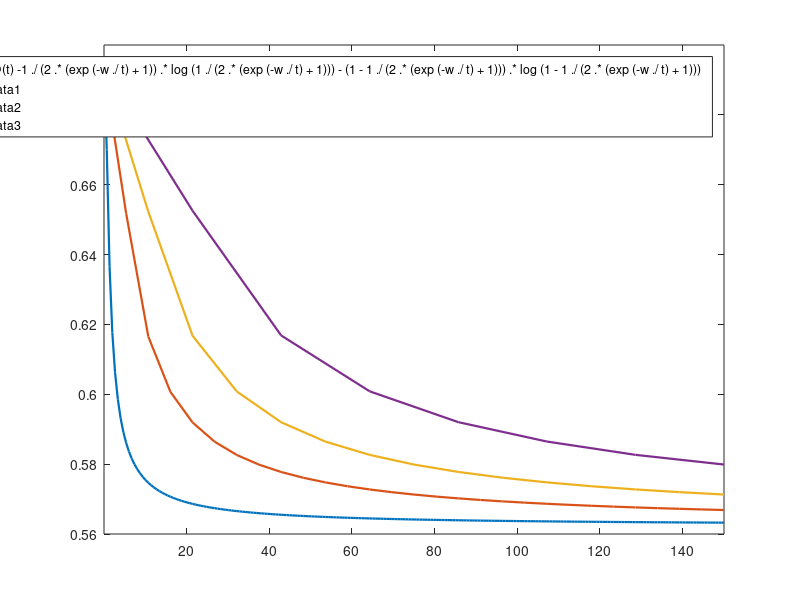

The MATLAB source for this figure: (Note: this script raises an error after producing the figure.)
% The Von Neumann entropy of the second qubit observed by Bob
% 
% Author: Jinlong Huang.

tMin = 0.1;
tMax = 150;
figure;

w = 1;
fplot(@(t) -1./(2.*(exp(-w./t)+1)).*log(1./(2.*(exp(-w./t)+1))) ...
            -(1-1./(2.*(exp(-w./t)+1))).*log(1-1./(2.*(exp(-w./t)+1))) ...
            , [tMin,tMax],'Linewidth',1.6)
        
hold on
w = 5;
fplot(@(t) -1./(2.*(exp(-w./t)+1)).*log(1./(2.*(exp(-w./t)+1))) ...
            -(1-1./(2.*(exp(-w./t)+1))).*log(1-1./(2.*(exp(-w./t)+1))) ...
            , [tMin,tMax],'Linewidth',1.6)
  
        
w = 10;
fplot(@(t) -1./(2.*(exp(-w./t)+1)).*log(1./(2.*(exp(-w./t)+1))) ...
            -(1-1./(2.*(exp(-w./t)+1))).*log(1-1./(2.*(exp(-w./t)+1))) ...
            , [tMin,tMax],'Linewidth',1.6)
        
w = 20;
fplot(@(t) -1./(2.*(exp(-w./t)+1)).*log(1./(2.*(exp(-w./t)+1))) ...
            -(1-1./(2.*(exp(-w./t)+1))).*log(1-1./(2.*(exp(-w./t)+1))) ...
            , [tMin,tMax],'Linewidth',1.6)
hold off

axis([tMin tMax 0.56 0.70]);
ax = gca;
ax.FontSize = 10;
title('Entropy for Bobs''s qubit if initially shared a Bell''s state');
xlabel('Temperature/K','FontSize',12);
ylabel('Entropy','FontSize',12)
legend({'w=1','w=5','w=10','w=20'},'FontSize',12);
